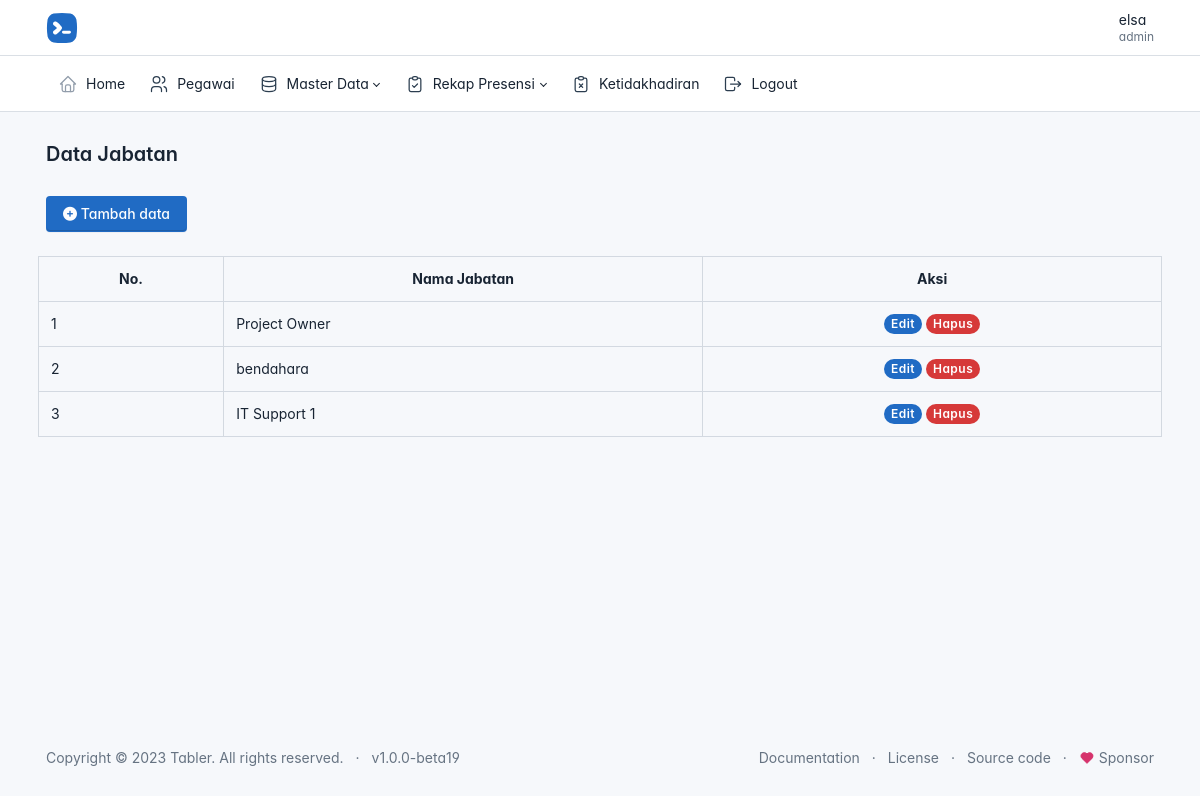
The app's page /admin/data_jabatan/jabatan.php (signed in) with its own data.
### tables this page shows
CREATE TABLE `jabatan` (
  `id` int(11) NOT NULL,
  `jabatan` varchar(225) NOT NULL
);

### config.php (called while the page is built, shortened)
<?php
function base_url($url = null)
{
    $base_url = 'http://localhost/presensi';
    if ($url != null) {
        return $base_url . "/".$url;
    }
    return $base_url;
}

### admin/data_jabatan/jabatan.php (the view, shortened to what this page needs)
<?php
include('../../admin/layout/header.php');
require_once('../../config.php');
$result = mysqli_query($connection, "SELECT * FROM jabatan ORDER BY id DESC") or die(mysqli_error($connection));
?>
<div class="page-body">
    <div class="container-xl">
        <a href="<?= base_url('admin/data_jabatan/tambah.php') ?>" class="btn btn-primary">
            <span class="text">
                <i class="fa-solid fa-circle-plus"></i>
                Tambah data
            </span>
        </a>
        <div class="row row-deck row-cards mt-2">
            <table class="table table-bordered">
                <tr class="text-center">
                    <th>No.</th>
                    <th>Nama Jabatan</th>
                    <th>Aksi</th>
                </tr>
                <?php if (mysqli_num_rows($result) === 0) : ?>
                    <tr>
                        <td colspan="3" class="text-center">Data kosong</td>
                    </tr>
                <?php else : ?>
                    <?php $no = 1;
                    while ($jabatan = mysqli_fetch_array($result)) : ?>
                        <tr>
                            <td><?= $no++ ?></td>
                            <td><?= $jabatan['jabatan'] ?></td>
                            <td class="text-center">
                                <a href="<?= base_url('admin/data_jabatan/edit.php?id=' . $jabatan['id']) ?>" class="badge bg-primary badge-pill">Edit</a>
                                <a href="<?= base_url('admin/data_jabatan/hapus.php?id=' . $jabatan['id']) ?>" class="badge bg-danger badge-pill tombol-hapus">Hapus</a>
                            </td>
                        </tr>
                    <?php endwhile; ?>
                <?php endif; ?>
            </table>
        </div>
    </div>
</div>
<?php include('../../admin/layout/footer.php') ?>

### admin/layout/header.php (style rules this page uses)
:root { --tblr-font-sans-serif: 'Inter Var', -apple-system, BlinkMacSystemFont, San Francisco, Segoe UI, Roboto, Helvetica Neue, sans-serif; }
body { font-feature-settings: "cv03", "cv04", "cv11"; }

### records on screen
jabatan: jabatan "Project Owner"
jabatan: jabatan "bendahara"
jabatan: jabatan "IT Support 1"

### other values on screen
$_SESSION['nama'] "elsa"
$_SESSION['jabatan'] "admin"
$judul_halaman "Data Jabatan"
